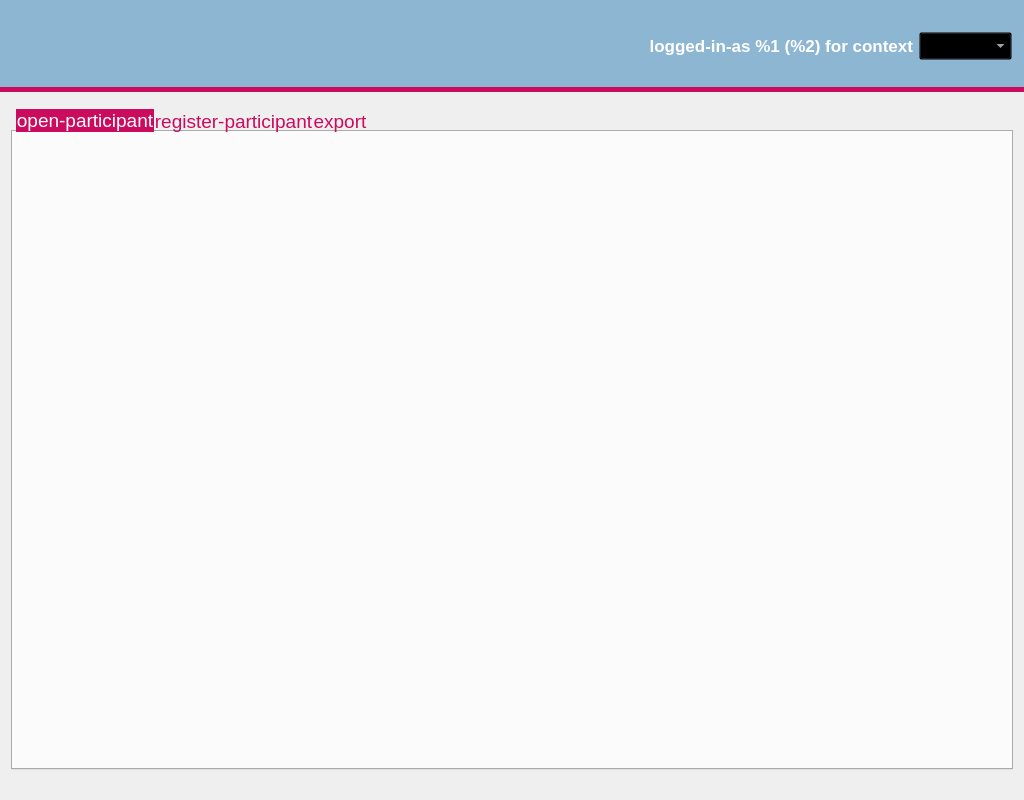
<?xml version="1.0" encoding="UTF-8"?>
<ui version="4.0">
 <class>MainWindow</class>
 <widget class="QMainWindow" name="MainWindow">
  <property name="geometry">
   <rect>
    <x>0</x>
    <y>0</y>
    <width>1024</width>
    <height>800</height>
   </rect>
  </property>
  <property name="sizePolicy">
   <sizepolicy hsizetype="MinimumExpanding" vsizetype="MinimumExpanding">
    <horstretch>0</horstretch>
    <verstretch>0</verstretch>
   </sizepolicy>
  </property>
  <property name="minimumSize">
   <size>
    <width>800</width>
    <height>300</height>
   </size>
  </property>
  <property name="font">
   <font>
    <pointsize>18</pointsize>
   </font>
  </property>
  <property name="windowTitle">
   <string>MainWindow</string>
  </property>
  <property name="styleSheet">
   <string notr="true">QStatusBar {
	min-height: 14pt;
}
QStatusBar::item {
	border: none;
}
QStatusBar QLabel {
	font-size: 14pt;
	color: white;
}
QStatusBar QPushButton {
	border: 0.1em solid white;
	border-radius: 0.25em;
	outline: none;
	font-size: 13pt;
	min-height: 13pt;
	background-color: rgba(0,0,0,0);
	color: white;
}
QStatusBar QPushButton:hover {
	background-color: rgba(255,255,255,0.9);
}
QStatusBar.info {
	background-color: #5587A9;
}
QStatusBar.info QPushButton:hover {
	color: #5587A9;
}
QStatusBar.warning {
	background-color: rgba(177,104,31,0.8);
}
QStatusBar.warning QPushButton:hover {
	color: rgba(177,104,31,0.8);
}
QStatusBar.error {
	background-color: rgba(202,11,94,0.8);
}
QStatusBar.error QPushButton:hover {
	color: rgba(202,11,94,0.8);
}</string>
  </property>
  <widget class="QWidget" name="root">
   <property name="font">
    <font>
     <pointsize>18</pointsize>
    </font>
   </property>
   <layout class="QVBoxLayout" name="verticalLayout_2" stretch="0,0">
    <property name="leftMargin">
     <number>0</number>
    </property>
    <property name="topMargin">
     <number>0</number>
    </property>
    <property name="rightMargin">
     <number>0</number>
    </property>
    <property name="bottomMargin">
     <number>0</number>
    </property>
    <item>
     <widget class="QWidget" name="topBar" native="true">
      <property name="sizePolicy">
       <sizepolicy hsizetype="Preferred" vsizetype="Maximum">
        <horstretch>0</horstretch>
        <verstretch>0</verstretch>
       </sizepolicy>
      </property>
      <property name="styleSheet">
       <string notr="true">
         .QWidget {
         border-bottom: 5px solid #CA0B5E;
         }
         QWidget { background-color: #8DB6D3; }QWidget[nonrelease=true] {background-color: #e67919;}</string>
      </property>
      <layout class="QHBoxLayout" name="horizontalLayout" stretch="0,0,0">
       <property name="spacing">
        <number>24</number>
       </property>
       <property name="sizeConstraint">
        <enum>QLayout::SetMinimumSize</enum>
       </property>
       <property name="leftMargin">
        <number>24</number>
       </property>
       <property name="topMargin">
        <number>6</number>
       </property>
       <property name="rightMargin">
        <number>12</number>
       </property>
       <property name="bottomMargin">
        <number>6</number>
       </property>
       <item>
        <widget class="QLabel" name="icon">
         <property name="sizePolicy">
          <sizepolicy hsizetype="Minimum" vsizetype="Minimum">
           <horstretch>0</horstretch>
           <verstretch>0</verstretch>
          </sizepolicy>
         </property>
         <property name="minimumSize">
          <size>
           <width>200</width>
           <height>80</height>
          </size>
         </property>
         <property name="baseSize">
          <size>
           <width>256</width>
           <height>256</height>
          </size>
         </property>
         <property name="styleSheet">
          <string notr="true">background-color: transparent;</string>
         </property>
         <property name="text">
          <string/>
         </property>
         <property name="scaledContents">
          <bool>true</bool>
         </property>
        </widget>
       </item>
       <item>
        <spacer name="horizontalSpacer">
         <property name="orientation">
          <enum>Qt::Horizontal</enum>
         </property>
         <property name="sizeHint" stdset="0">
          <size>
           <width>40</width>
           <height>20</height>
          </size>
         </property>
        </spacer>
       </item>
       <item>
        <layout class="QVBoxLayout" name="verticalLayout" stretch="1">
         <property name="leftMargin">
          <number>0</number>
         </property>
         <property name="topMargin">
          <number>12</number>
         </property>
         <property name="bottomMargin">
          <number>12</number>
         </property>
         <item>
          <layout class="QHBoxLayout" name="horizontalLayoutLogonState" stretch="1">
		
           <item>
            <widget class="QLabel" name="user">
             <property name="sizePolicy">
              <sizepolicy hsizetype="Expanding" vsizetype="Expanding">
               <horstretch>0</horstretch>
               <verstretch>0</verstretch>
              </sizepolicy>
             </property>
             <property name="styleSheet">
              <string notr="true">color: white;
font-weight: bold;
font-size: 13pt;
background-color: transparent;</string>
             </property>
             <property name="text">
              <string>logged-in-as %1 (%2) for context</string>
             </property>
             <property name="alignment">
              <set>Qt::AlignRight|Qt::AlignTrailing|Qt::AlignVCenter</set>
             </property>
            </widget>
           </item>
		   
           <item>
            <widget class="QComboBox" name="contextComboBox">
             <property name="styleSheet">
              <string notr="true">QWidget {
	border: 0.1em solid white;
	border-radius: 0.25em;
	color: white;
	padding: 0.5em;
	outline: none;
	font-size: 13pt;
}
QWidget:focus {
	border: 0.2em solid white;
}
QWidget:hover {
	background-color: rgba(255,255,255,0.9);
	color: #8DB6D3;
}
QWidget:disabled {
	color: grey;
	border-color: grey;
}
QComboBox {
	background-color: transparent;
}
QComboBox QAbstractItemView {
    background-color: grey;
}
QComboBox QAbstractItemView:hover {
    background-color: grey;
}
QComboBox::item:selected
{
    background-color: white;
    color: black;
}
  </string>
             </property>
            </widget>
           </item>
		  
          </layout>
         </item>
        </layout>
       </item>
      </layout>
     </widget>
    </item>
    <item>
     <widget class="QStackedWidget" name="root_content">
      <property name="minimumSize">
       <size>
        <width>400</width>
        <height>300</height>
       </size>
      </property>
      <widget class="QWidget" name="root_content_widget">
       <property name="minimumSize">
        <size>
         <width>400</width>
         <height>300</height>
        </size>
       </property>
       <layout class="QVBoxLayout" name="verticalLayout_6">
        <item>
         <widget class="QTabWidget" name="content_tabs">
          <property name="sizePolicy">
           <sizepolicy hsizetype="Preferred" vsizetype="Preferred">
            <horstretch>0</horstretch>
            <verstretch>0</verstretch>
           </sizepolicy>
          </property>
          <property name="minimumSize">
           <size>
            <width>400</width>
            <height>300</height>
           </size>
          </property>
          <property name="baseSize">
           <size>
            <width>0</width>
            <height>0</height>
           </size>
          </property>
          <property name="styleSheet">
           <string notr="true">QTabWidget::pane {
             border-radius: 0.25em;
             }

             QTabWidget::tab-bar {
             left: 5px; /* move to the right by 5px */
             }

             QTabBar {
             font-size: 14pt;
             }

             QTabBar::tab {
             color: #CA0B5E;
             border: 0.05em solid transparent;
             border-top-left-radius: 0.25em;
             border-top-right-radius: 0.25em;
             min-width: 4em;
             margin-right: 0.4em;
             border-bottom: none;
             padding: 0.5em;
             }
             QTabBar::tab:selected {
             background-color: #CA0B5E;
             color: white;
             border: 0.05em solid #CA0B5E;
             border-bottom: none;
             }

             QTabBar::tab:hover {
             border: 0.05em solid #CA0B5E;
             border-bottom: none;
             }</string>
          </property>
          <property name="currentIndex">
           <number>0</number>
          </property>
          <widget class="QWidget" name="open_tab">
           <attribute name="title">
            <string>open-participant</string>
           </attribute>
           <layout class="QVBoxLayout" name="verticalLayout_4">
            <item>
             <widget class="QStackedWidget" name="open_content">
              <property name="sizePolicy">
               <sizepolicy hsizetype="Preferred" vsizetype="Preferred">
                <horstretch>0</horstretch>
                <verstretch>0</verstretch>
               </sizepolicy>
              </property>
              <property name="minimumSize">
               <size>
                <width>400</width>
                <height>300</height>
               </size>
              </property>
             </widget>
            </item>
           </layout>
          </widget>
          <widget class="QWidget" name="register_tab">
           <attribute name="title">
            <string>register-participant</string>
           </attribute>
           <layout class="QVBoxLayout" name="verticalLayout_3">
            <item>
             <widget class="QStackedWidget" name="register_content">
              <property name="sizePolicy">
               <sizepolicy hsizetype="Preferred" vsizetype="Preferred">
                <horstretch>0</horstretch>
                <verstretch>0</verstretch>
               </sizepolicy>
              </property>
              <property name="minimumSize">
               <size>
                <width>400</width>
                <height>300</height>
               </size>
              </property>
             </widget>
            </item>
           </layout>
          </widget>
          <widget class="QWidget" name="export_tab">
           <attribute name="title">
            <string>export</string>
           </attribute>
           <layout class="QVBoxLayout" name="verticalLayout_5">
            <item>
             <widget class="QStackedWidget" name="export_content">
              <property name="sizePolicy">
               <sizepolicy hsizetype="Preferred" vsizetype="Preferred">
                <horstretch>0</horstretch>
                <verstretch>0</verstretch>
               </sizepolicy>
              </property>
              <property name="minimumSize">
               <size>
                <width>400</width>
                <height>300</height>
               </size>
              </property>
             </widget>
            </item>
           </layout>
          </widget>
         </widget>
        </item>
       </layout>
      </widget>
     </widget>
    </item>
   </layout>
  </widget>
  <widget class="QMenuBar" name="menuBar">
   <property name="geometry">
    <rect>
     <x>0</x>
     <y>0</y>
     <width>1024</width>
     <height>22</height>
    </rect>
   </property>
  </widget>
  <widget class="QStatusBar" name="statusBar">
   <property name="enabled">
    <bool>true</bool>
   </property>
   <property name="sizeGripEnabled">
    <bool>false</bool>
   </property>
  </widget>
 </widget>
 <layoutdefault spacing="6" margin="11"/>
 <resources/>
 <connections/>
</ui>
